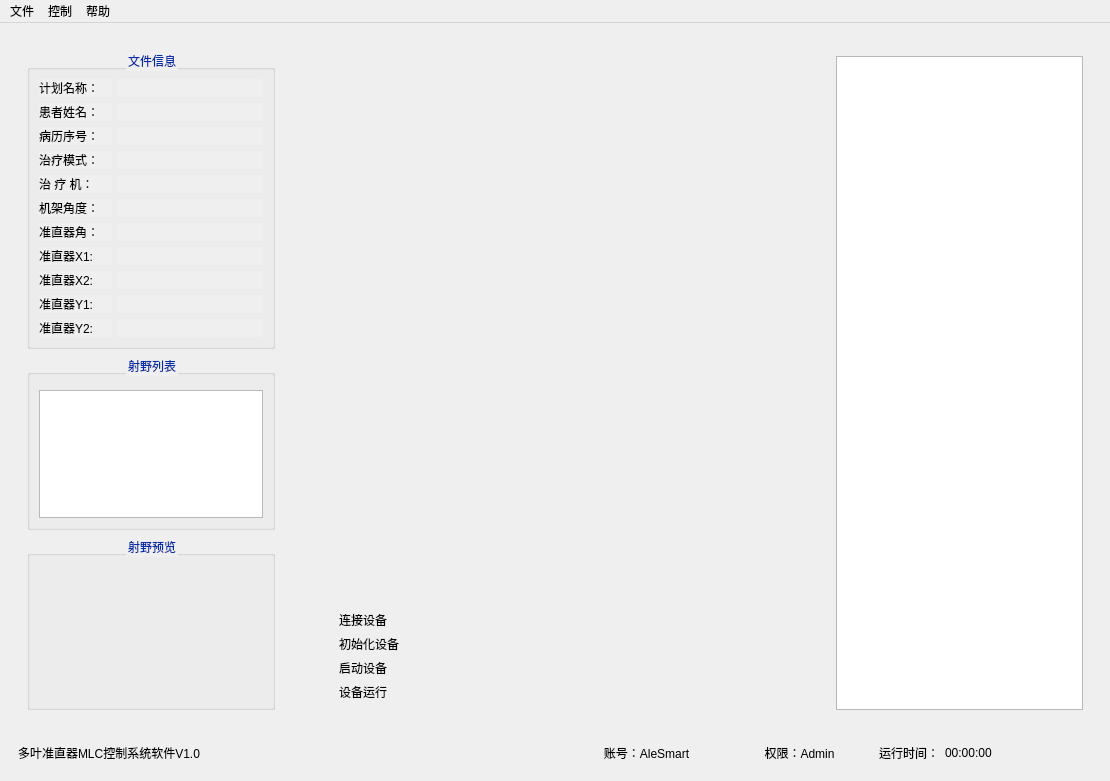
<?xml version="1.0" encoding="UTF-8"?>
<ui version="4.0">
 <class>MainWindow</class>
 <widget class="QMainWindow" name="MainWindow">
  <property name="geometry">
   <rect>
    <x>0</x>
    <y>0</y>
    <width>1110</width>
    <height>781</height>
   </rect>
  </property>
  <property name="windowTitle">
   <string>多叶准直器MLC控制系统软件V1.0</string>
  </property>
  <widget class="QWidget" name="HorizontalLayout">
   <layout class="QVBoxLayout" name="verticalLayout_5" stretch="30,1">
    <item>
     <widget class="QWidget" name="mainWindge" native="true">
      <property name="autoFillBackground">
       <bool>true</bool>
      </property>
      <layout class="QHBoxLayout" name="horizontalLayout" stretch="1,2,1">
       <item>
        <widget class="QWidget" name="leftWidget" native="true">
         <property name="sizePolicy">
          <sizepolicy hsizetype="Expanding" vsizetype="Expanding">
           <horstretch>0</horstretch>
           <verstretch>0</verstretch>
          </sizepolicy>
         </property>
         <layout class="QVBoxLayout" name="verticalLayout" stretch="1,1,1">
          <item>
           <widget class="QGroupBox" name="fileInfo">
            <property name="sizePolicy">
             <sizepolicy hsizetype="Expanding" vsizetype="Preferred">
              <horstretch>0</horstretch>
              <verstretch>0</verstretch>
             </sizepolicy>
            </property>
            <property name="styleSheet">
             <string notr="true">QGroupBox::title {  
    color: rgb(0, 47, 167); /* 将红色替换为你想要的字体颜色 */  
    font-size: 30px; /* 可选：设置字体大小 */  
    font-weight: bold; /* 可选：设置字体粗细 */  
}</string>
            </property>
            <property name="title">
             <string>文件信息</string>
            </property>
            <property name="alignment">
             <set>Qt::AlignmentFlag::AlignCenter</set>
            </property>
            <layout class="QHBoxLayout" name="horizontalLayout_5" stretch="1,2">
             <item>
              <layout class="QVBoxLayout" name="verticalLayout_3">
               <item>
                <widget class="QLabel" name="planName">
                 <property name="autoFillBackground">
                  <bool>true</bool>
                 </property>
                 <property name="text">
                  <string>计划名称：</string>
                 </property>
                </widget>
               </item>
               <item>
                <widget class="QLabel" name="patientName">
                 <property name="autoFillBackground">
                  <bool>true</bool>
                 </property>
                 <property name="text">
                  <string>患者姓名：</string>
                 </property>
                </widget>
               </item>
               <item>
                <widget class="QLabel" name="recordIndex">
                 <property name="autoFillBackground">
                  <bool>true</bool>
                 </property>
                 <property name="text">
                  <string>病历序号：</string>
                 </property>
                </widget>
               </item>
               <item>
                <widget class="QLabel" name="treatMode">
                 <property name="autoFillBackground">
                  <bool>true</bool>
                 </property>
                 <property name="text">
                  <string>治疗模式：</string>
                 </property>
                </widget>
               </item>
               <item>
                <widget class="QLabel" name="machineIndex">
                 <property name="autoFillBackground">
                  <bool>true</bool>
                 </property>
                 <property name="text">
                  <string>治 疗 机：</string>
                 </property>
                </widget>
               </item>
               <item>
                <widget class="QLabel" name="machineAngle">
                 <property name="autoFillBackground">
                  <bool>true</bool>
                 </property>
                 <property name="text">
                  <string>机架角度：</string>
                 </property>
                </widget>
               </item>
               <item>
                <widget class="QLabel" name="MLCAngle">
                 <property name="autoFillBackground">
                  <bool>true</bool>
                 </property>
                 <property name="text">
                  <string>准直器角：</string>
                 </property>
                </widget>
               </item>
               <item>
                <widget class="QLabel" name="MLC_X1">
                 <property name="autoFillBackground">
                  <bool>true</bool>
                 </property>
                 <property name="text">
                  <string>准直器X1:</string>
                 </property>
                </widget>
               </item>
               <item>
                <widget class="QLabel" name="MLC_X2">
                 <property name="autoFillBackground">
                  <bool>true</bool>
                 </property>
                 <property name="text">
                  <string>准直器X2:</string>
                 </property>
                </widget>
               </item>
               <item>
                <widget class="QLabel" name="MLC_Y1">
                 <property name="autoFillBackground">
                  <bool>true</bool>
                 </property>
                 <property name="text">
                  <string>准直器Y1:</string>
                 </property>
                </widget>
               </item>
               <item>
                <widget class="QLabel" name="MLC_Y2">
                 <property name="autoFillBackground">
                  <bool>true</bool>
                 </property>
                 <property name="text">
                  <string>准直器Y2:</string>
                 </property>
                </widget>
               </item>
              </layout>
             </item>
             <item>
              <layout class="QVBoxLayout" name="verticalLayout_9">
               <item>
                <widget class="QLabel" name="planNameValue">
                 <property name="autoFillBackground">
                  <bool>true</bool>
                 </property>
                 <property name="text">
                  <string/>
                 </property>
                </widget>
               </item>
               <item>
                <widget class="QLabel" name="patientNameValue">
                 <property name="autoFillBackground">
                  <bool>true</bool>
                 </property>
                 <property name="text">
                  <string/>
                 </property>
                </widget>
               </item>
               <item>
                <widget class="QLabel" name="recordIndexValue">
                 <property name="autoFillBackground">
                  <bool>true</bool>
                 </property>
                 <property name="text">
                  <string/>
                 </property>
                </widget>
               </item>
               <item>
                <widget class="QLabel" name="treatModeValue">
                 <property name="autoFillBackground">
                  <bool>true</bool>
                 </property>
                 <property name="text">
                  <string/>
                 </property>
                </widget>
               </item>
               <item>
                <widget class="QLabel" name="machineIndexValue">
                 <property name="autoFillBackground">
                  <bool>true</bool>
                 </property>
                 <property name="text">
                  <string/>
                 </property>
                </widget>
               </item>
               <item>
                <widget class="QLabel" name="machineAngleValue">
                 <property name="autoFillBackground">
                  <bool>true</bool>
                 </property>
                 <property name="text">
                  <string/>
                 </property>
                </widget>
               </item>
               <item>
                <widget class="QLabel" name="MLCAngleValue">
                 <property name="autoFillBackground">
                  <bool>true</bool>
                 </property>
                 <property name="text">
                  <string/>
                 </property>
                </widget>
               </item>
               <item>
                <widget class="QLabel" name="MLC_X1Value">
                 <property name="autoFillBackground">
                  <bool>true</bool>
                 </property>
                 <property name="text">
                  <string/>
                 </property>
                </widget>
               </item>
               <item>
                <widget class="QLabel" name="MLC_X2Value">
                 <property name="autoFillBackground">
                  <bool>true</bool>
                 </property>
                 <property name="text">
                  <string/>
                 </property>
                </widget>
               </item>
               <item>
                <widget class="QLabel" name="MLC_Y1Value">
                 <property name="autoFillBackground">
                  <bool>true</bool>
                 </property>
                 <property name="text">
                  <string/>
                 </property>
                </widget>
               </item>
               <item>
                <widget class="QLabel" name="MLC_Y2Value">
                 <property name="autoFillBackground">
                  <bool>true</bool>
                 </property>
                 <property name="text">
                  <string/>
                 </property>
                </widget>
               </item>
              </layout>
             </item>
            </layout>
           </widget>
          </item>
          <item>
           <widget class="QGroupBox" name="viewList">
            <property name="sizePolicy">
             <sizepolicy hsizetype="Expanding" vsizetype="Preferred">
              <horstretch>0</horstretch>
              <verstretch>0</verstretch>
             </sizepolicy>
            </property>
            <property name="styleSheet">
             <string notr="true">QGroupBox::title {  
    color: rgb(0, 47, 167); /* 将红色替换为你想要的字体颜色 */  
    font-size: 30px; /* 可选：设置字体大小 */  
    font-weight: bold; /* 可选：设置字体粗细 */  
}</string>
            </property>
            <property name="title">
             <string>射野列表</string>
            </property>
            <property name="alignment">
             <set>Qt::AlignmentFlag::AlignCenter</set>
            </property>
            <layout class="QVBoxLayout" name="verticalLayout_4" stretch="0,10">
             <item>
              <widget class="QWidget" name="widget" native="true"/>
             </item>
             <item>
              <widget class="QListWidget" name="listWidget"/>
             </item>
            </layout>
           </widget>
          </item>
          <item>
           <widget class="QGroupBox" name="viewSee">
            <property name="sizePolicy">
             <sizepolicy hsizetype="Expanding" vsizetype="Preferred">
              <horstretch>0</horstretch>
              <verstretch>0</verstretch>
             </sizepolicy>
            </property>
            <property name="styleSheet">
             <string notr="true">QGroupBox::title {  
    color: rgb(0, 47, 167); /* 将红色替换为你想要的字体颜色 */  
    font-size: 30px; /* 可选：设置字体大小 */  
    font-weight: bold; /* 可选：设置字体粗细 */  
}</string>
            </property>
            <property name="title">
             <string>射野预览</string>
            </property>
            <property name="alignment">
             <set>Qt::AlignmentFlag::AlignCenter</set>
            </property>
            <layout class="QVBoxLayout" name="verticalLayout_10">
             <item>
              <widget class="QLabel" name="secondViewLabel">
               <property name="styleSheet">
                <string notr="true"/>
               </property>
               <property name="text">
                <string/>
               </property>
              </widget>
             </item>
            </layout>
           </widget>
          </item>
         </layout>
        </widget>
       </item>
       <item>
        <widget class="QWidget" name="centerWidget" native="true">
         <property name="sizePolicy">
          <sizepolicy hsizetype="Expanding" vsizetype="Expanding">
           <horstretch>0</horstretch>
           <verstretch>0</verstretch>
          </sizepolicy>
         </property>
         <layout class="QVBoxLayout" name="verticalLayout_8" stretch="10,1">
          <item>
           <widget class="QWidget" name="showPicWidget" native="true">
            <property name="styleSheet">
             <string notr="true"/>
            </property>
            <layout class="QHBoxLayout" name="horizontalLayout_6">
             <item>
              <widget class="QLabel" name="imageLabel">
               <property name="sizePolicy">
                <sizepolicy hsizetype="Preferred" vsizetype="Preferred">
                 <horstretch>0</horstretch>
                 <verstretch>0</verstretch>
                </sizepolicy>
               </property>
               <property name="styleSheet">
                <string notr="true"/>
               </property>
               <property name="text">
                <string/>
               </property>
              </widget>
             </item>
            </layout>
           </widget>
          </item>
          <item>
           <layout class="QHBoxLayout" name="horizontalLayout_3" stretch="1,0">
            <item>
             <widget class="QWidget" name="runInfoWidge" native="true">
              <property name="styleSheet">
               <string notr="true">QWidget#runInfoWidge {  
border: 0.5px solid gray; /* 灰色边框，厚度为1像素（注意原注释中的厚度描述与实际代码不符，已更正） */  \nbox-shadow: 0 4px 8px rgba(0, 0, 0, 0.3); /* 添加阴影效果 */  \nbackground-color: rgba(255, 255, 255, 0.2); /* 背景色为带有20%透明度的白色 */
}</string>
              </property>
              <layout class="QHBoxLayout" name="horizontalLayout_4" stretch="1,4,14">
               <item>
                <layout class="QVBoxLayout" name="verticalLayout_6">
                 <item>
                  <widget class="QLabel" name="statusLabel_1">
                   <property name="text">
                    <string/>
                   </property>
                   <property name="alignment">
                    <set>Qt::AlignmentFlag::AlignRight|Qt::AlignmentFlag::AlignTrailing|Qt::AlignmentFlag::AlignVCenter</set>
                   </property>
                  </widget>
                 </item>
                 <item>
                  <widget class="QLabel" name="statusLabel_2">
                   <property name="text">
                    <string/>
                   </property>
                   <property name="alignment">
                    <set>Qt::AlignmentFlag::AlignRight|Qt::AlignmentFlag::AlignTrailing|Qt::AlignmentFlag::AlignVCenter</set>
                   </property>
                  </widget>
                 </item>
                 <item>
                  <widget class="QLabel" name="statusLabel_3">
                   <property name="text">
                    <string/>
                   </property>
                   <property name="alignment">
                    <set>Qt::AlignmentFlag::AlignRight|Qt::AlignmentFlag::AlignTrailing|Qt::AlignmentFlag::AlignVCenter</set>
                   </property>
                  </widget>
                 </item>
                 <item>
                  <widget class="QLabel" name="statusLabel_4">
                   <property name="text">
                    <string/>
                   </property>
                   <property name="alignment">
                    <set>Qt::AlignmentFlag::AlignRight|Qt::AlignmentFlag::AlignTrailing|Qt::AlignmentFlag::AlignVCenter</set>
                   </property>
                  </widget>
                 </item>
                </layout>
               </item>
               <item>
                <layout class="QVBoxLayout" name="verticalLayout_7">
                 <item>
                  <widget class="QLabel" name="label">
                   <property name="text">
                    <string>连接设备</string>
                   </property>
                  </widget>
                 </item>
                 <item>
                  <widget class="QLabel" name="label_2">
                   <property name="text">
                    <string>初始化设备</string>
                   </property>
                  </widget>
                 </item>
                 <item>
                  <widget class="QLabel" name="label_3">
                   <property name="text">
                    <string>启动设备</string>
                   </property>
                  </widget>
                 </item>
                 <item>
                  <widget class="QLabel" name="label_4">
                   <property name="text">
                    <string>设备运行</string>
                   </property>
                  </widget>
                 </item>
                </layout>
               </item>
               <item>
                <widget class="QLabel" name="picLable">
                 <property name="styleSheet">
                  <string notr="true">image: url(:/pic/D:/zm/dcm/GomROS.png);</string>
                 </property>
                 <property name="text">
                  <string/>
                 </property>
                </widget>
               </item>
              </layout>
             </widget>
            </item>
            <item>
             <widget class="QWidget" name="picWidget" native="true">
              <property name="font">
               <font>
                <bold>true</bold>
               </font>
              </property>
              <property name="styleSheet">
               <string notr="true">border: 0.5px solid gray; /* 灰色边框，厚度为1像素（注意原注释中的厚度描述与实际代码不符，已更正） */  
box-shadow: 0 4px 8px rgba(0, 0, 0, 0.3); /* 添加阴影效果 */  
background-color: rgba(255, 255, 255, 0.2); /* 背景色为带有20%透明度的白色 */</string>
              </property>
             </widget>
            </item>
           </layout>
          </item>
         </layout>
        </widget>
       </item>
       <item>
        <widget class="QWidget" name="rightWidget" native="true">
         <property name="sizePolicy">
          <sizepolicy hsizetype="Expanding" vsizetype="Expanding">
           <horstretch>0</horstretch>
           <verstretch>0</verstretch>
          </sizepolicy>
         </property>
         <layout class="QVBoxLayout" name="verticalLayout_2" stretch="0,10">
          <item>
           <widget class="QWidget" name="topWidge" native="true">
            <property name="sizePolicy">
             <sizepolicy hsizetype="Minimum" vsizetype="Minimum">
              <horstretch>0</horstretch>
              <verstretch>0</verstretch>
             </sizepolicy>
            </property>
           </widget>
          </item>
          <item>
           <widget class="QTableWidget" name="tableWidget">
            <property name="sizePolicy">
             <sizepolicy hsizetype="Preferred" vsizetype="Preferred">
              <horstretch>0</horstretch>
              <verstretch>0</verstretch>
             </sizepolicy>
            </property>
           </widget>
          </item>
         </layout>
        </widget>
       </item>
      </layout>
     </widget>
    </item>
    <item>
     <widget class="QWidget" name="widget_2" native="true">
      <property name="autoFillBackground">
       <bool>true</bool>
      </property>
      <layout class="QHBoxLayout" name="horizontalLayout_2" stretch="2,5,2,2,0,2">
       <item>
        <widget class="QLabel" name="softVersion">
         <property name="text">
          <string>多叶准直器MLC控制系统软件V1.0</string>
         </property>
        </widget>
       </item>
       <item>
        <spacer name="horizontalSpacer_2">
         <property name="orientation">
          <enum>Qt::Orientation::Horizontal</enum>
         </property>
         <property name="sizeHint" stdset="0">
          <size>
           <width>638</width>
           <height>20</height>
          </size>
         </property>
        </spacer>
       </item>
       <item>
        <widget class="QLabel" name="userNameLabel">
         <property name="text">
          <string>账号：AleSmart</string>
         </property>
         <property name="alignment">
          <set>Qt::AlignmentFlag::AlignCenter</set>
         </property>
        </widget>
       </item>
       <item>
        <widget class="QLabel" name="LimitLabel">
         <property name="text">
          <string>权限：Admin</string>
         </property>
         <property name="alignment">
          <set>Qt::AlignmentFlag::AlignCenter</set>
         </property>
        </widget>
       </item>
       <item>
        <widget class="QLabel" name="runtimeLabel">
         <property name="text">
          <string>运行时间：</string>
         </property>
        </widget>
       </item>
       <item>
        <widget class="QLabel" name="runtime">
         <property name="text">
          <string>00:00:00</string>
         </property>
         <property name="alignment">
          <set>Qt::AlignmentFlag::AlignLeading|Qt::AlignmentFlag::AlignLeft|Qt::AlignmentFlag::AlignVCenter</set>
         </property>
        </widget>
       </item>
      </layout>
     </widget>
    </item>
   </layout>
  </widget>
  <widget class="QMenuBar" name="menubar">
   <property name="geometry">
    <rect>
     <x>0</x>
     <y>0</y>
     <width>1110</width>
     <height>21</height>
    </rect>
   </property>
   <widget class="QMenu" name="fileMenu">
    <property name="title">
     <string>文件</string>
    </property>
    <addaction name="openFile"/>
    <addaction name="openFolder"/>
    <addaction name="separator"/>
    <addaction name="clickExit"/>
   </widget>
   <widget class="QMenu" name="controllerMenu">
    <property name="title">
     <string>控制</string>
    </property>
    <addaction name="actionsss"/>
    <addaction name="action"/>
    <addaction name="actionstop"/>
    <addaction name="actionre"/>
    <addaction name="actionss"/>
   </widget>
   <widget class="QMenu" name="helpMenu">
    <property name="title">
     <string>帮助</string>
    </property>
    <addaction name="actiongu"/>
    <addaction name="actionban"/>
   </widget>
   <addaction name="fileMenu"/>
   <addaction name="controllerMenu"/>
   <addaction name="helpMenu"/>
  </widget>
  <action name="openFile">
   <property name="text">
    <string>打开文件</string>
   </property>
  </action>
  <action name="openFolder">
   <property name="text">
    <string>打开文件夹</string>
   </property>
  </action>
  <action name="clickExit">
   <property name="text">
    <string>退出</string>
   </property>
  </action>
  <action name="action">
   <property name="text">
    <string>启动</string>
   </property>
  </action>
  <action name="actionstop">
   <property name="text">
    <string>停止</string>
   </property>
  </action>
  <action name="actionre">
   <property name="text">
    <string>初始化</string>
   </property>
  </action>
  <action name="actionsss">
   <property name="text">
    <string>连接设备</string>
   </property>
  </action>
  <action name="actionss">
   <property name="text">
    <string>断开连接</string>
   </property>
  </action>
  <action name="actionban">
   <property name="text">
    <string>GomROS</string>
   </property>
  </action>
  <action name="actiongu">
   <property name="text">
    <string>关于软件</string>
   </property>
  </action>
 </widget>
 <resources/>
 <connections/>
</ui>
